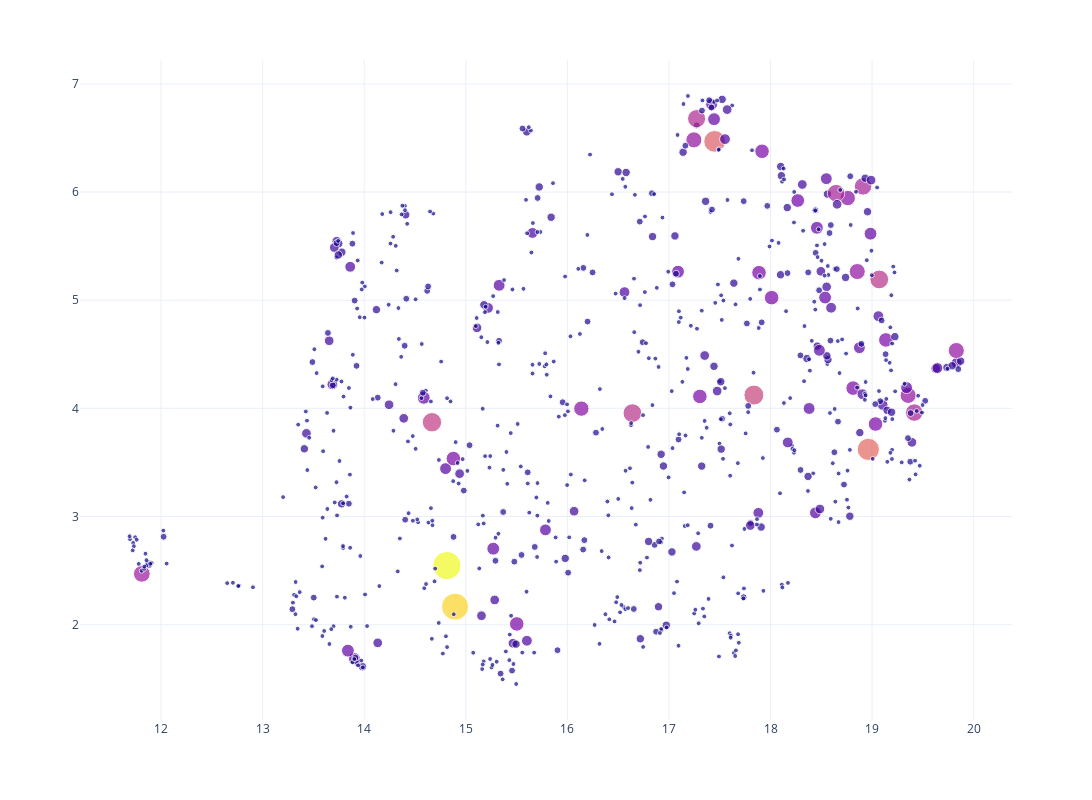

The cell this chart's notebook holds for it:
### Code cell
import umap
from sklearn.preprocessing import StandardScaler
reducer = umap.UMAP(n_neighbors=10, min_dist=0.05)

import plotly.express as px
projections = reducer.fit_transform(StandardScaler().fit_transform(_arraify(wdf, 'vec')))
fig = px.scatter(
    projections, 
    x=0, y=1,
    size=wdf['freqs'], 
    color=wdf['freqs'],
    width=1400, height=800,
    hover_data={'words': wdf['words']},
    labels={'0': '', '1': ''}
    #labels={'color': 'EU attachment'}
)
fig.update_layout(
    template='plotly_white'
)
fig.update(layout_coloraxis_showscale=False)
fig.update_traces(hovertemplate="%{customdata[0]}")
fig.write_html("figures/words_space_filtered.html")
fig.show()

### Figure 1 — Plotly figure (JSON) as saved in the notebook; plotly's stock layout.template omitted (floating-point values rounded to 4 significant figures; data arrays with more than 128 entries replaced by an {"elided": "..."} marker saying what was removed)
{"data": [{"customdata": {"elided": "726x1 str values"}, "hovertemplate": "%{customdata[0]}", "legendgroup": "", "marker": {"color": {"elided": "726 int values"}, "coloraxis": "coloraxis", "size": {"elided": "726 int values"}, "sizemode": "area", "sizeref": 0.085, "symbol": "circle"}, "mode": "markers", "name": "", "orientation": "v", "showlegend": false, "type": "scatter", "x": {"elided": "726 float values"}, "xaxis": "x", "y": {"elided": "726 float values"}, "yaxis": "y"}], "layout": {"coloraxis": {"colorbar": {"title": {"text": "color"}}, "colorscale": [[0, "#0d0887"], [0.1111, "#46039f"], [0.2222, "#7201a8"], [0.3333, "#9c179e"], [0.4444, "#bd3786"], [0.5556, "#d8576b"], [0.6667, "#ed7953"], [0.7778, "#fb9f3a"], [0.8889, "#fdca26"], [1, "#f0f921"]], "showscale": false}, "height": 800, "legend": {"itemsizing": "constant", "tracegroupgap": 0}, "margin": {"t": 60}, "width": 1400, "xaxis": {"anchor": "y", "domain": [0, 1], "title": {"text": ""}}, "yaxis": {"anchor": "x", "domain": [0, 1], "title": {"text": ""}}}}
